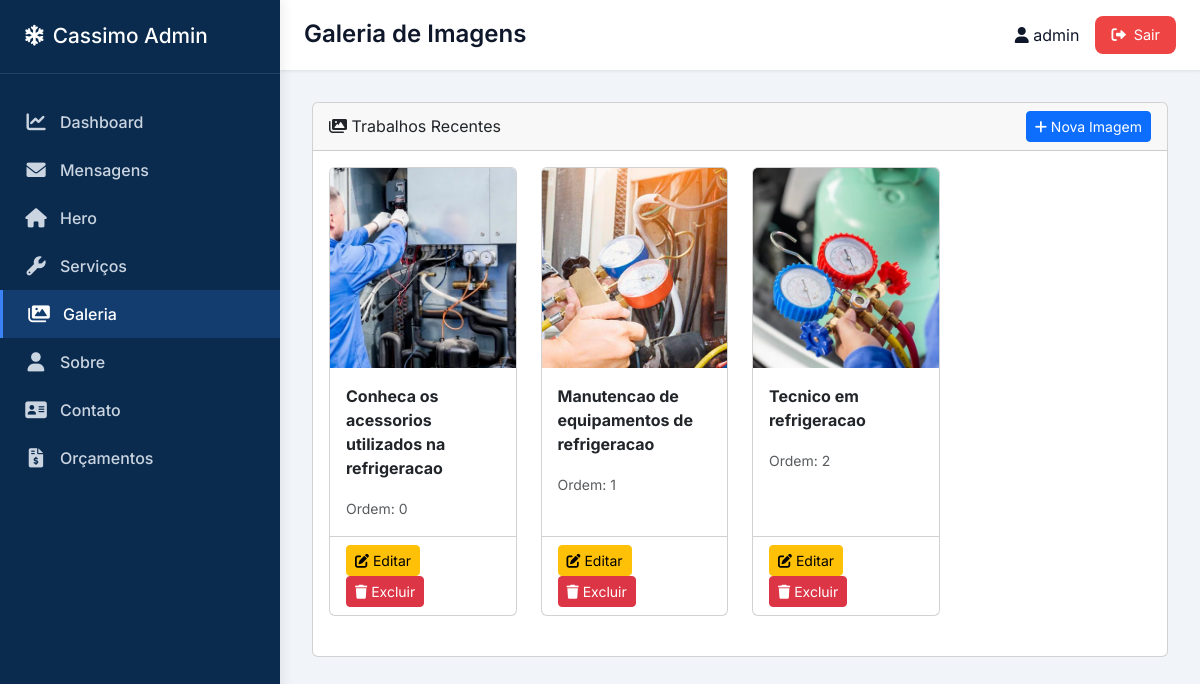
Page /galeria/ (signed in) on the committed database.
### core/models.py (models this page shows, shortened)
class ImagemGaleria(models.Model):
    titulo = models.CharField('Título/Alt', max_length=200, blank=True)
    imagem = models.ImageField('Imagem', upload_to='galeria/')
    ordem = models.IntegerField('Ordem', default=0)
    class Meta:
        ordering = ['ordem']
        verbose_name = 'Imagem da Galeria'
        verbose_name_plural = 'Imagens da Galeria'
    def thumbnail(self):
        return format_html('<img src="{}" width="50" height="50" style="object-fit:cover;" />', self.imagem.url)
    thumbnail.short_description = 'Pré-visualização'

### core/views.py (the view)
# urls.py: path('galeria/', views.galeria_list, name='galeria_list'),
@login_required
def galeria_list(request):
    imagens = ImagemGaleria.objects.all()
    return render(request, 'dashboard/galeria_list.html', {'imagens': imagens})

### templates/dashboard/galeria_list.html (shortened to what this page needs)
{% extends 'dashboard/base_dashboard.html' %}
{% block page_title %}Galeria de Imagens{% endblock %}
{% block content %}
<div class="card">
    <div class="card-header d-flex justify-content-between align-items-center">
        <span><i class="fas fa-images"></i> Trabalhos Recentes</span>
        <a href="{% url 'galeria_create' %}" class="btn btn-primary btn-sm">
            <i class="fas fa-plus"></i> Nova Imagem
        </a>
    </div>
    <div class="card-body">
        {% if imagens %}
        <div class="row">
            {% for imagem in imagens %}
            <div class="col-md-4 col-lg-3 mb-4">
                <div class="card h-100">
                    <img src="{{ imagem.imagem.url }}" class="card-img-top" alt="{{ imagem.titulo }}" style="height: 200px; object-fit: cover;">
                    <div class="card-body">
                        <p class="card-text"><strong>{{ imagem.titulo|default:"Sem título" }}</strong></p>
                        <small class="text-muted">Ordem: {{ imagem.ordem }}</small>
                    </div>
                    <div class="card-footer bg-transparent">
                        <a href="{% url 'galeria_edit' imagem.pk %}" class="btn btn-sm btn-warning">
                            <i class="fas fa-edit"></i> Editar
                        </a>
                        <a href="{% url 'galeria_delete' imagem.pk %}" class="btn btn-sm btn-danger">
                            <i class="fas fa-trash"></i> Excluir
                        </a>
                    </div>
                </div>
            </div>
            {% endfor %}
        </div>
        {% else %}
        <div class="text-center py-5">
            <i class="fas fa-images fa-3x text-muted mb-3"></i>
            <p>Nenhuma imagem na galeria ainda.</p>
            <a href="{% url 'galeria_create' %}" class="btn btn-primary">Adicionar primeira imagem</a>
        </div>
        {% endif %}
    </div>
</div>
{% endblock %}

### templates/dashboard/base_dashboard.html (shortened to what this page needs)
<!DOCTYPE html>
<html lang="pt">
<head>
    <link rel="stylesheet" href="https://cdnjs.cloudflare.com/ajax/libs/font-awesome/6.0.0-beta3/css/all.min.css">
    <link href="https://cdn.jsdelivr.net/npm/bootstrap@5.3.0-alpha1/dist/css/bootstrap.min.css" rel="stylesheet">
</head>
<body>
    <div class="dashboard-container">
        <aside class="sidebar" id="mainSidebar">
            <div class="sidebar-header">
                <h2><i class="fas fa-snowflake"></i> <span>Cassimo Admin</span></h2>
            </div>
            <nav class="sidebar-nav">
                <a href="{% url 'dashboard_home' %}" class="{% if request.resolver_match.url_name == 'dashboard_home' %}active{% endif %}">
                    <i class="fas fa-chart-line"></i> <span>Dashboard</span>
                </a>
                <a href="{% url 'dashboard_messages' %}" class="{% if 'dashboard_messages' in request.path %}active{% endif %}">
                    <i class="fas fa-envelope"></i> <span>Mensagens</span>
                </a>
                <a href="{% url 'hero_edit' %}" class="{% if request.resolver_match.url_name == 'hero_edit' %}active{% endif %}">
                    <i class="fas fa-home"></i> <span>Hero</span>
                </a>
                <a href="{% url 'servico_list' %}" class="{% if 'servico' in request.path %}active{% endif %}">
                    <i class="fas fa-wrench"></i> <span>Serviços</span>
                </a>
                <a href="{% url 'galeria_list' %}" class="{% if 'galeria' in request.path %}active{% endif %}">
                    <i class="fas fa-images"></i> <span>Galeria</span>
                </a>
                <a href="{% url 'sobre_edit' %}" class="{% if request.resolver_match.url_name == 'sobre_edit' %}active{% endif %}">
                    <i class="fas fa-user"></i> <span>Sobre</span>
                </a>
                <a href="{% url 'contato_edit' %}" class="{% if request.resolver_match.url_name == 'contato_edit' %}active{% endif %}">
                    <i class="fas fa-address-card"></i> <span>Contato</span>
                </a>
                <a href="{% url 'orcamento_list' %}" class="{% if 'orcamento' in request.path %}active{% endif %}">
                    <i class="fas fa-file-invoice-dollar"></i> <span>Orçamentos</span>
                </a>
            </nav>
        </aside>
        <main class="main-content" id="mainContent">
            <div class="top-bar">
                <div style="display: flex; align-items: center; gap: 12px;">
                    <h1 class="page-title">{% block page_title %}Dashboard{% endblock %}</h1>
                </div>
                <div class="user-info">
                    <span><i class="fas fa-user"></i> {{ request.user.username }}</span>
                    <a href="{% url 'dashboard_logout' %}" class="logout-btn"><i class="fas fa-sign-out-alt"></i> Sair</a>
                </div>
            </div>
            <div class="content">
                {% block content %}{% endblock %}
            </div>
        </main>
    </div>
</body>
</html>

### templates/dashboard/base_dashboard.html (style rules this page uses)
* { margin: 0; padding: 0; box-sizing: border-box; }
body { font-family: 'Inter', sans-serif; background: #f1f5f9; color: #0f172a; overflow-x: hidden; }
.dashboard-container { display: flex; min-height: 100vh; position: relative; }
.sidebar { width: 280px; background: #0a2b4e; color: white; position: fixed; height: 100vh; overflow-y: auto; z-index: 1050; top: 0; left: 0; transition: transform 0.3s ease-in-out, width 0.2s; box-shadow: 2px 0 12px rgba(0,0,0,0.08); }
.sidebar-header { padding: 1.5rem; border-bottom: 1px solid rgba(255,255,255,0.1); }
.sidebar-header h2 { font-size: 1.3rem; display: flex; align-items: center; gap: 0.5rem; margin: 0; }
.sidebar-nav { padding: 1.5rem 0; }
.sidebar-nav a { display: flex; align-items: center; gap: 12px; padding: 12px 24px; color: #cbd5e1; text-decoration: none; transition: 0.3s; font-weight: 500; }
.sidebar-nav a:hover, .sidebar-nav a.active { background: rgba(59,130,246,0.2); color: white; border-left: 3px solid #3b82f6; }
.sidebar-nav i { width: 24px; font-size: 1.2rem; text-align: center; }
.main-content { flex: 1; margin-left: 280px; width: calc(100% - 280px); transition: margin-left 0.3s ease; }
.top-bar { background: white; padding: 1rem 1.5rem; display: flex; justify-content: space-between; align-items: center; flex-wrap: wrap; gap: 1rem; box-shadow: 0 1px 3px rgba(0,0,0,0.1); position: sticky; top: 0; z-index: 1020; }
.page-title { font-size: 1.5rem; font-weight: 600; margin: 0; }
.user-info { display: flex; align-items: center; gap: 1rem; flex-wrap: wrap; }
.logout-btn { background: #ef4444; color: white; padding: 8px 16px; border-radius: 8px; text-decoration: none; font-size: 0.9rem; transition: 0.2s; display: inline-flex; align-items: center; gap: 8px; }
.content { padding: 2rem; }
.content img, .content iframe, .content video { max-width: 100%; height: auto; }
.sidebar-nav a { position: relative; flex-wrap: wrap; }
.card-body { overflow-x: auto; }

### rows in the picture
ImagemGaleria: imagem (picture), titulo "Conheca os acessorios utilizados na refrigeracao", ordem "0"
ImagemGaleria: imagem (picture), titulo "Manutencao de equipamentos de refrigeracao", ordem "1"
ImagemGaleria: imagem (picture), titulo "Tecnico em refrigeracao", ordem "2"

### other values in the picture
{{ request.user.username }} "admin"
